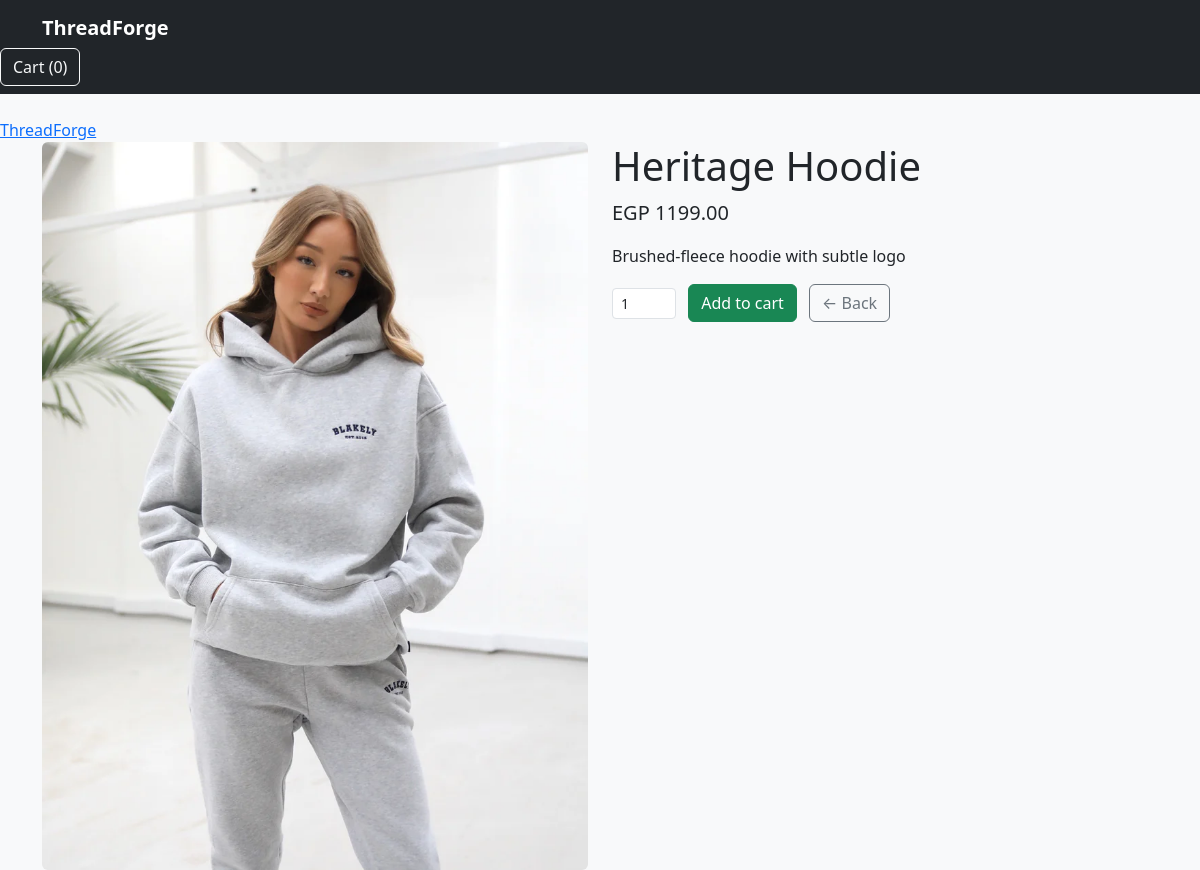
Page /heritage-hoodie/ on the committed database.
### shop/models.py (models this page shows, shortened)
class Product(models.Model):
    name        = models.CharField(max_length=120)
    slug        = models.SlugField(unique=True)
    description = models.TextField(blank=True)
    price       = models.DecimalField(max_digits=8, decimal_places=2)
    image       = models.ImageField(upload_to="products/", blank=True)

### shop/views.py (the view)
# urls.py: path('<slug:slug>/', views.product_detail, name='product_detail'),
def product_detail(request, slug):
    product = get_object_or_404(Product, slug=slug)
    return render(request, 'shop/product_detail.html', {'product': product})

### cart/cart.py (called while the page is built)
    def __len__(self):
        return sum(item['quantity'] for item in self.cart.values())

### cart/context_processors.py (called while the page is built)
def cart_item_count(request):
    cart = Cart(request)
    return {"cart_item_count": len(cart)}

### shop/templates/shop/product_detail.html (shortened to what this page needs)
{% extends "shop/base.html" %}
{% block content %}
<div class="row">
  <div class="col-md-6">
    {% if product.image %}
      <img src="{{ product.image.url }}" class="img-fluid rounded" alt="{{ product.name }}">
    {% endif %}
  </div>
  <div class="col-md-6">
    <h1>{{ product.name }}</h1>
    <p class="lead">EGP {{ product.price }}</p>
    <p>{{ product.description }}</p>
    <form action="{% url 'cart:cart_add' product.id %}" method="post" class="d-inline">
      <input type="number" name="quantity" value="1"
             min="1" max="20"
             class="form-control form-control-sm d-inline-block"
             style="width:4rem; vertical-align:middle;">
      <button type="submit" class="btn btn-success ms-2">
          Add&nbsp;to&nbsp;cart
      </button>
  </form>
    <a href="/" class="btn btn-outline-secondary ms-2">← Back</a>
  </div>
</div>
{% endblock %}

### rows in the picture
Product: image (picture), name "Heritage Hoodie", price "1199.00", description "Brushed-fleece hoodie with subtle logo"

### other values in the picture
{{ cart_item_count }} "0"
